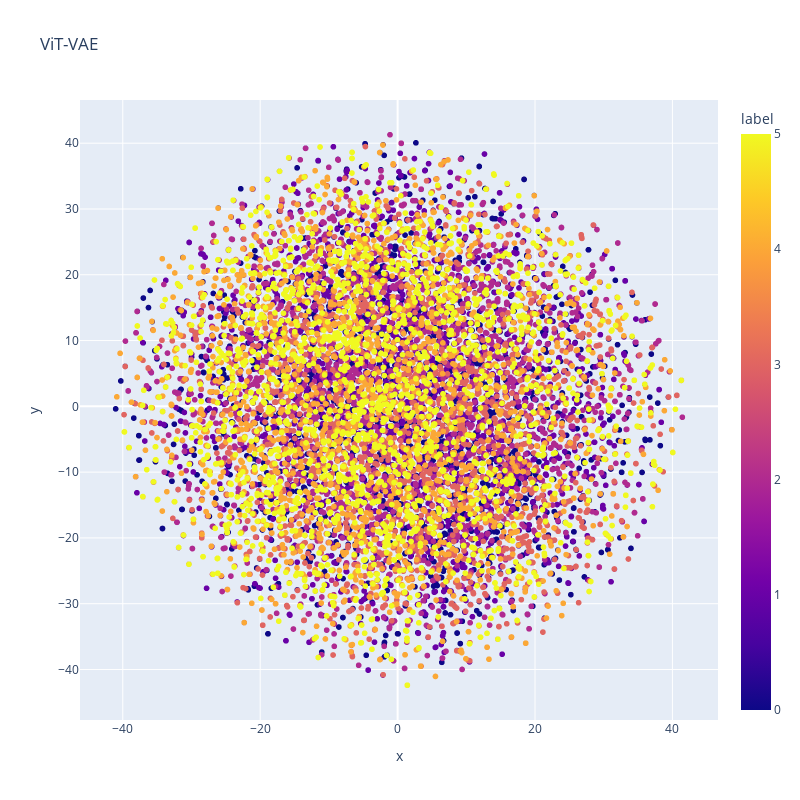

Here is the notebook cell this chart was saved with:
### Code cell
tsne = manifold.TSNE(n_components=2, init='random', random_state=0,learning_rate="auto")
x_tsne = tsne.fit_transform(z_[:,:200])

df = pd.DataFrame(x_tsne,columns=["x","y"])
df["label"] = np.repeat([0,1,2,3,4,5],2000)

fig = px.scatter(df,x="x",y="y",color="label",width=800,height=800,title="ViT-VAE")
fig.show()
fig.write_image("T-SNE_ViTVAE_sample.png")
fig.write_image("T-SNE_ViTVAE_sample.svg")

### Figure 1 — Plotly figure (JSON) as saved in the notebook; plotly's stock layout.template omitted (floating-point values rounded to 4 significant figures; data arrays with more than 128 entries replaced by an {"elided": "..."} marker saying what was removed)
{"data": [{"hovertemplate": "x=%{x}<br>y=%{y}<br>label=%{marker.color}<extra></extra>", "legendgroup": "", "marker": {"color": {"elided": "12000 int values"}, "coloraxis": "coloraxis", "symbol": "circle"}, "mode": "markers", "name": "", "showlegend": false, "type": "scattergl", "x": {"elided": "12000 float values"}, "xaxis": "x", "y": {"elided": "12000 float values"}, "yaxis": "y"}], "layout": {"coloraxis": {"colorbar": {"title": {"text": "label"}}, "colorscale": [[0, "#0d0887"], [0.1111, "#46039f"], [0.2222, "#7201a8"], [0.3333, "#9c179e"], [0.4444, "#bd3786"], [0.5556, "#d8576b"], [0.6667, "#ed7953"], [0.7778, "#fb9f3a"], [0.8889, "#fdca26"], [1, "#f0f921"]]}, "height": 800, "legend": {"tracegroupgap": 0}, "title": {"text": "ViT-VAE"}, "width": 800, "xaxis": {"anchor": "y", "domain": [0, 1], "title": {"text": "x"}}, "yaxis": {"anchor": "x", "domain": [0, 1], "title": {"text": "y"}}}}
